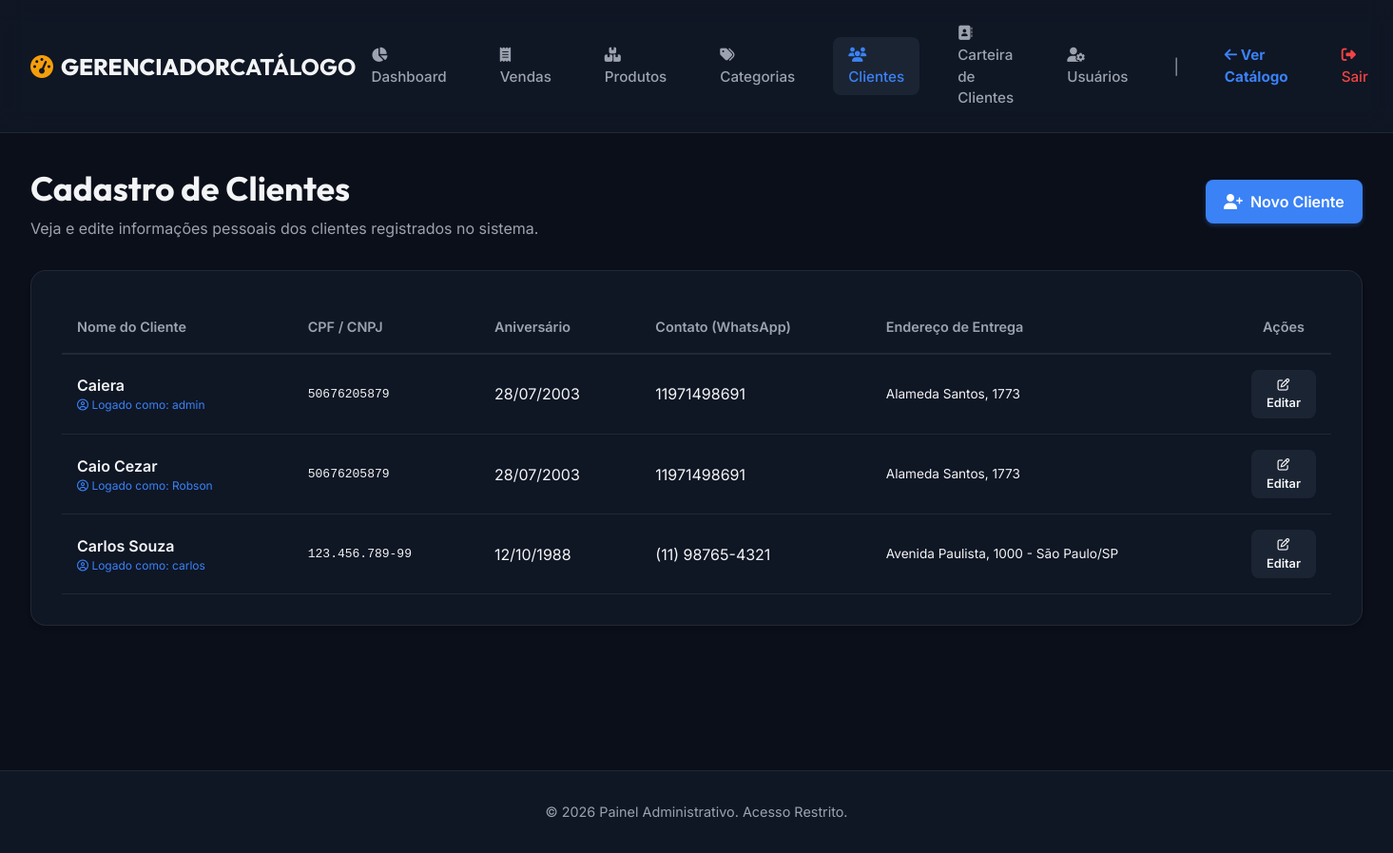
The app's page /dashboard/clientes/ (signed in), older data.
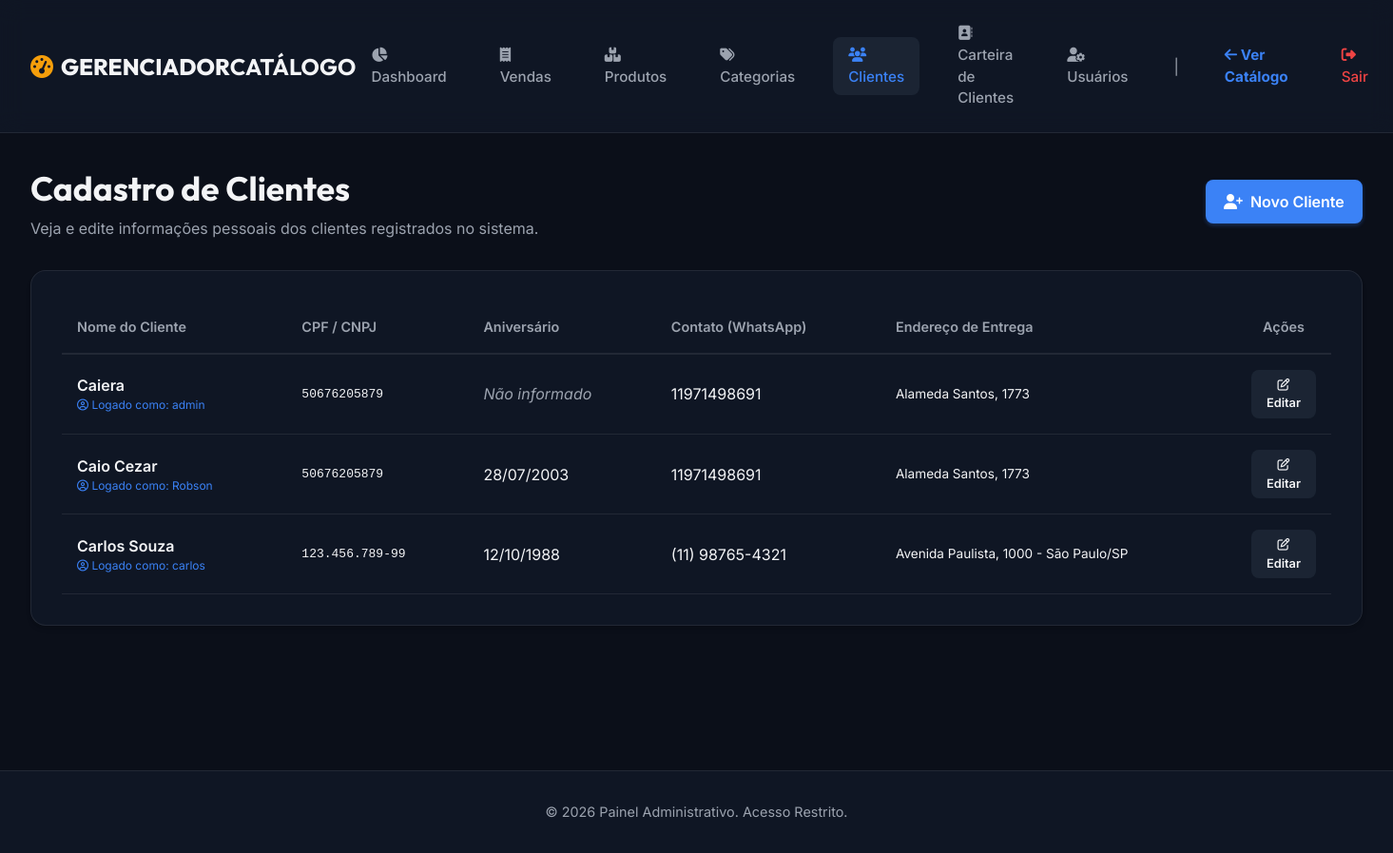
The same page, newer data.
### catalogo/models.py (models this page shows, shortened)
class Client(models.Model):
    user = models.OneToOneField(User, on_delete=models.SET_NULL, null=True, blank=True, related_name="client_profile", verbose_name="Usuário Relacionado")
    name = models.CharField(max_length=200, verbose_name="Nome Completo")
    cpf_cnpj = models.CharField(max_length=20, verbose_name="CPF/CNPJ", blank=True, default="")
    birthday = models.DateField(verbose_name="Data de Aniversário", null=True, blank=True)
    contact = models.CharField(max_length=50, verbose_name="Contato/Telefone")
    address = models.TextField(verbose_name="Endereço Completo", blank=True, default="")
    class Meta:
        verbose_name = "Cliente"
        verbose_name_plural = "Clientes"

### catalogo/views.py (the view)
# urls.py: path('dashboard/clientes/', views.admin_clients, name='admin_clients'),
@staff_member_required
def admin_clients(request):
    clients = Client.objects.all().order_by('name')
    return render(request, 'catalogo/admin_clients.html', {'clients': clients})

### catalogo/templates/catalogo/admin_clients.html (shortened to what this page needs)
{% extends 'catalogo/admin_base.html' %}
{% block content %}
    <div class="admin-card-header" style="margin-bottom: 2rem;">
        <div>
            <h1 style="font-family: var(--font-title); font-size: 2.2rem; margin-bottom: 0.2rem;">Cadastro de Clientes</h1>
            <p style="color: var(--text-muted);">Veja e edite informações pessoais dos clientes registrados no sistema.</p>
        </div>
        <a href="{% url 'admin_client_create' %}" class="btn btn-primary" style="display: flex; align-items: center; gap: 0.5rem;">
            <i class="fa-solid fa-user-plus"></i> Novo Cliente
        </a>
    </div>
    <div class="admin-card">
        <div class="table-responsive">
            <table class="admin-table">
                <thead>
                    <tr>
                        <th>Nome do Cliente</th>
                        <th>CPF / CNPJ</th>
                        <th>Aniversário</th>
                        <th>Contato (WhatsApp)</th>
                        <th>Endereço de Entrega</th>
                        <th style="width: 100px; text-align: center;">Ações</th>
                    </tr>
                </thead>
                <tbody>
                    {% for client in clients %}
                        <tr>
                            <td style="font-weight: 600;">
                                {{ client.name }}
                                {% if client.user %}
                                    <div style="font-size: 0.75rem; color: var(--accent); font-weight: normal;">
                                        <i class="fa-regular fa-circle-user"></i> Logado como: {{ client.user.username }}
                                    </div>
                                {% endif %}
                            </td>
                            <td style="font-family: monospace;">{{ client.cpf_cnpj }}</td>
                            <td>
                                {% if client.birthday %}
                                    {{ client.birthday|date:"d/m/Y" }}
                                {% else %}
                                    <span style="color: var(--text-muted); font-style: italic;">Não informado</span>
                                {% endif %}
                            </td>
                            <td>{{ client.contact }}</td>
                            <td style="font-size: 0.85rem; max-width: 300px; overflow: hidden; text-overflow: ellipsis; white-space: nowrap;" title="{{ client.address }}">
                                {{ client.address }}
                            </td>
                            <td>
                                <div class="actions-cell" style="justify-content: center;">
                                    <a href="{% url 'admin_client_edit' client.id %}" class="btn btn-sm" style="background: var(--bg-hover); color: var(--text-main);" title="Editar Cliente">
                                        <i class="fa-regular fa-pen-to-square"></i> Editar
                                    </a>
                                </div>
                            </td>
                        </tr>
                    {% endfor %}
                </tbody>
            </table>
        </div>
    </div>
{% endblock %}

Row changes from the older to the newer data that the page shows:
changed Client "Caiera": birthday "28/07/2003" → (not shown); now shows "Não informado"
